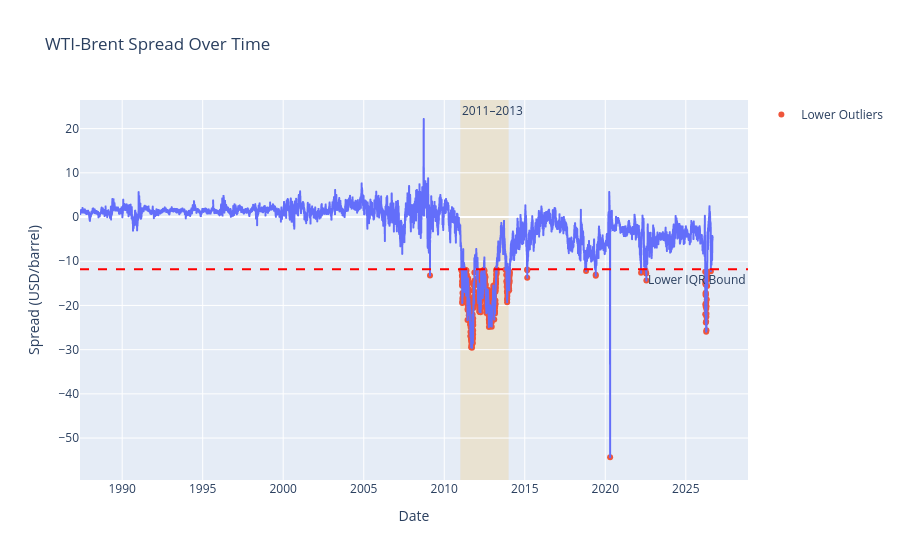

This figure's notebook cell:
### Code cell
import plotly.express as px

fig = px.line(
    df_oil,
    x="Date",
    y="Spread",
    title="WTI-Brent Spread Over Time"
)

fig.update_layout(
    xaxis_title="Date",
    yaxis_title="Spread (USD/barrel)"
)

# 在 px.line() 中，x="Date" 和 y="Spread" 是列名字符串；
# 但在 fig.add_scatter() 中，x 和 y 需要传入实际的数据，而不是列名字符串。
fig.add_scatter(
    x=df_spread_lower_outliers["Date"],
    y=df_spread_lower_outliers["Spread"],
    mode="markers",
    name="Lower Outliers"
)

# IQR 下界参考线
fig.add_hline(
    y=-11.80875,
    line_dash="dash",
    line_color="red",
    annotation_text="Lower IQR Bound",
    annotation_position="bottom right"
)

# 参数	作用
# x0, x1	阴影的起始和结束日期
# fillcolor	阴影颜色
# opacity	透明度，0 表示完全透明，1 表示不透明
# layer="below"	将阴影放在数据曲线下方
# line_width=0	不显示阴影区域的边框
# annotation_text	在阴影区域添加文字
fig.add_vrect(
    x0="2011-01-01",
    x1="2013-12-31",
    fillcolor="orange",
    opacity=0.15,
    layer="below",
    line_width=0,
    annotation_text="2011–2013",
    annotation_position="top left"
)

fig.show()

### Figure 1 — Plotly figure (JSON) as saved in the notebook; plotly's stock layout.template omitted (floating-point values rounded to 4 significant figures; data arrays with more than 128 entries replaced by an {"elided": "..."} marker saying what was removed)
{"data": [{"hovertemplate": "Date=%{x}<br>Spread=%{y}<extra></extra>", "legendgroup": "", "line": {"color": "#636efa", "dash": "solid"}, "marker": {"symbol": "circle"}, "mode": "lines", "name": "", "showlegend": false, "type": "scattergl", "x": {"elided": "9790 str values"}, "xaxis": "x", "y": {"elided": "9790 float values"}, "yaxis": "y"}, {"mode": "markers", "name": "Lower Outliers", "type": "scatter", "x": {"elided": "559 str values"}, "y": {"elided": "559 float values"}}], "layout": {"annotations": [{"showarrow": false, "text": "Lower IQR Bound", "x": 1, "xanchor": "right", "xref": "x domain", "y": -11.81, "yanchor": "top", "yref": "y"}, {"showarrow": false, "text": "2011–2013", "x": "2011-01-01", "xanchor": "left", "xref": "x", "y": 1, "yanchor": "top", "yref": "y domain"}], "legend": {"tracegroupgap": 0}, "shapes": [{"line": {"color": "red", "dash": "dash"}, "type": "line", "x0": 0, "x1": 1, "xref": "x domain", "y0": -11.81, "y1": -11.81, "yref": "y"}, {"fillcolor": "orange", "layer": "below", "line": {"width": 0}, "opacity": 0.15, "type": "rect", "x0": "2011-01-01", "x1": "2013-12-31", "xref": "x", "y0": 0, "y1": 1, "yref": "y domain"}], "title": {"text": "WTI-Brent Spread Over Time"}, "xaxis": {"anchor": "y", "domain": [0, 1], "title": {"text": "Date"}}, "yaxis": {"anchor": "x", "domain": [0, 1], "title": {"text": "Spread (USD/barrel)"}}}}
